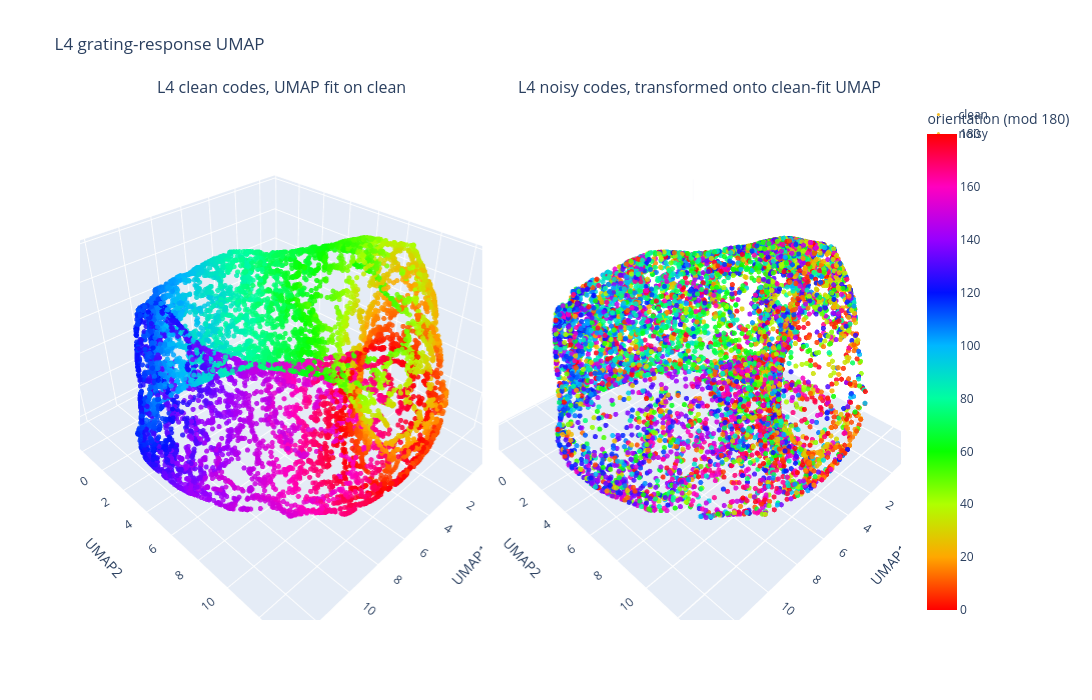

The notebook cell saved with this chart:
### Code cell
umap_results = collect_and_plot_grating_umap_3d(
    model,
    crop_size,
    device=device,
    n=10000,
    wavelength=6,
    include_noise=True,
    noisy_noise_gamma=0.058,
    fit_umap_on_noise=False,
    use_l3=False,
)

code_tracker = list(umap_results["clean_codes"].split(1, dim=0))
angles = umap_results["angles"]
clean = (umap_results["clean_codes"], torch.tensor(angles))
noisy = (umap_results.get("noisy_codes"), torch.tensor(angles))

### Figure 1 — Plotly figure (JSON) as saved in the notebook; plotly's stock layout.template omitted (floating-point values rounded to 4 significant figures; data arrays with more than 128 entries replaced by an {"elided": "..."} marker saying what was removed)
{"data": [{"hovertemplate": "%{text}<br>x=%{x:.2f}, y=%{y:.2f}, z=%{z:.2f}", "marker": {"cmax": 180, "cmin": 0, "color": {"elided": "10000 float values"}, "colorscale": [[0.0, "#ff0000"], [0.1111, "#ffa700"], [0.2222, "#afff00"], [0.3333, "#08ff00"], [0.4444, "#00ff9f"], [0.5556, "#00b7ff"], [0.6667, "#0010ff"], [0.7778, "#9700ff"], [0.8889, "#ff00bf"], [1.0, "#ff0000"]], "opacity": 0.85, "showscale": false, "size": 3}, "mode": "markers", "name": "clean", "scene": "scene", "text": {"elided": "10000 str values"}, "type": "scatter3d", "x": {"elided": "10000 float values"}, "y": {"elided": "10000 float values"}, "z": {"elided": "10000 float values"}}, {"hovertemplate": "%{text}<br>x=%{x:.2f}, y=%{y:.2f}, z=%{z:.2f}", "marker": {"cmax": 180, "cmin": 0, "color": {"elided": "10000 float values"}, "colorbar": {"title": {"text": "orientation (mod 180)"}}, "colorscale": [[0.0, "#ff0000"], [0.1111, "#ffa700"], [0.2222, "#afff00"], [0.3333, "#08ff00"], [0.4444, "#00ff9f"], [0.5556, "#00b7ff"], [0.6667, "#0010ff"], [0.7778, "#9700ff"], [0.8889, "#ff00bf"], [1.0, "#ff0000"]], "opacity": 0.85, "showscale": true, "size": 3}, "mode": "markers", "name": "noisy", "scene": "scene2", "text": {"elided": "10000 str values"}, "type": "scatter3d", "x": {"elided": "10000 float values"}, "y": {"elided": "10000 float values"}, "z": {"elided": "10000 float values"}}], "layout": {"annotations": [{"font": {"size": 16}, "showarrow": false, "text": "L4 clean codes, UMAP fit on clean", "x": 0.245, "xanchor": "center", "xref": "paper", "y": 1.0, "yanchor": "bottom", "yref": "paper"}, {"font": {"size": 16}, "showarrow": false, "text": "L4 noisy codes, transformed onto clean-fit UMAP", "x": 0.755, "xanchor": "center", "xref": "paper", "y": 1.0, "yanchor": "bottom", "yref": "paper"}], "height": 700, "scene": {"domain": {"x": [0.0, 0.49], "y": [0.0, 1.0]}, "xaxis": {"title": {"text": "UMAP1"}}, "yaxis": {"title": {"text": "UMAP2"}}, "zaxis": {"title": {"text": "UMAP3"}}}, "scene2": {"domain": {"x": [0.51, 1.0], "y": [0.0, 1.0]}, "xaxis": {"title": {"text": "UMAP1"}}, "yaxis": {"title": {"text": "UMAP2"}}, "zaxis": {"title": {"text": "UMAP3"}}}, "title": {"text": "L4 grating-response UMAP"}, "width": 1400}}
